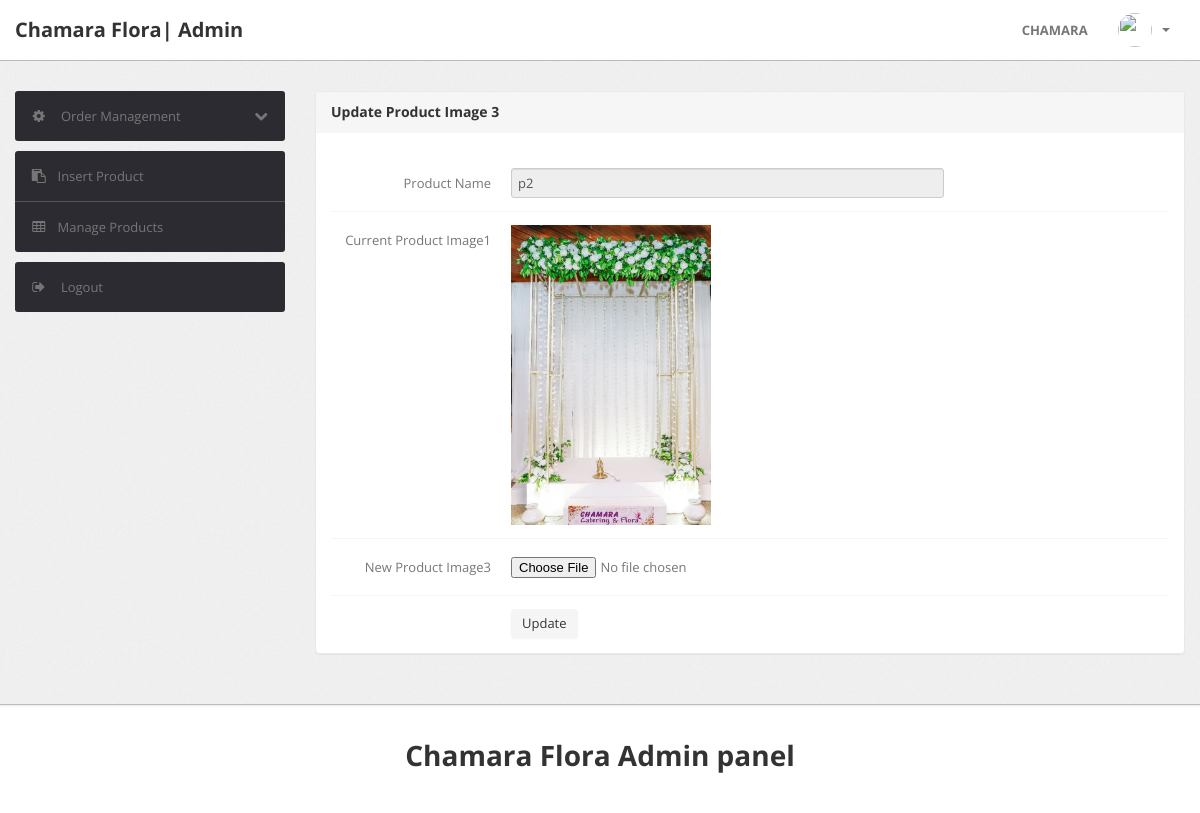
/admin/update-image3.php?id=33 (signed in), run on the app's committed database.
### tables this page shows
CREATE TABLE `products` (
  `id` int(11) NOT NULL,
  `category` int(11) NOT NULL,
  `subCategory` int(11) DEFAULT NULL,
  `productName` varchar(255) DEFAULT NULL,
  `productCompany` varchar(255) DEFAULT NULL,
  `productPrice` int(11) DEFAULT NULL,
  `productPriceBeforeDiscount` int(11) DEFAULT NULL,
  `productDescription` longtext DEFAULT NULL,
  `productImage1` varchar(255) DEFAULT NULL,
  `productImage2` varchar(255) DEFAULT NULL,
  `productImage3` varchar(255) DEFAULT NULL,
  `shippingCharge` int(11) DEFAULT NULL,
  `productAvailability` varchar(255) DEFAULT NULL,
  `postingDate` timestamp NULL DEFAULT current_timestamp(),
  `updationDate` varchar(255) DEFAULT NULL
);

### admin/update-image3.php (the view, shortened to what this page needs)
<?php
include('include/config.php');
if(strlen($_SESSION['alogin'])==0)
	{
header('location:index.php');
}
else{
	$pid=intval($_GET['id']);
?>
<!DOCTYPE html>
<html lang="en">
<head>
	<link type="text/css" href="bootstrap/css/bootstrap.min.css" rel="stylesheet">
	<link type="text/css" href="bootstrap/css/bootstrap-responsive.min.css" rel="stylesheet">
	<link type="text/css" href="css/theme.css" rel="stylesheet">
	<link type="text/css" href="images/icons/css/font-awesome.css" rel="stylesheet">
</head>
<body>
<?php include('include/header.php');?>
	<div class="wrapper">
		<div class="container">
			<div class="row">
<?php include('include/sidebar.php');?>
			<div class="span9">
					<div class="content">
						<div class="module">
							<div class="module-head">
								<h3>Update Product Image 3</h3>
							</div>
							<div class="module-body">
									<br />
			<form class="form-horizontal row-fluid" name="insertproduct" method="post" enctype="multipart/form-data">
<?php
$query=mysqli_query($con,"select productName,productImage3 from products where id='$pid'");
while($row=mysqli_fetch_array($query))
{
?>
<div class="control-group">
<label class="control-label" for="basicinput">Product Name</label>
<div class="controls">
<input type="text"    name="productName"  readonly value="<?php echo htmlentities($row['productName']);?>" class="span8 tip" required>
</div>
</div>
<div class="control-group">
<label class="control-label" for="basicinput">Current Product Image1</label>
<div class="controls">
<img src="productimages/<?php echo htmlentities($pid);?>/<?php echo htmlentities($row['productImage3']);?>" width="200" height="100">
</div>
</div>
<div class="control-group">
<label class="control-label" for="basicinput">New Product Image3</label>
<div class="controls">
<input type="file" name="productimage3" id="productimage3" value="" class="span8 tip" required>
</div>
</div>
<?php } ?>
	<div class="control-group">
											<div class="controls">
												<button type="submit" name="submit" class="btn">Update</button>
											</div>
										</div>
									</form>
							</div>
						</div>
					</div>
				</div>
			</div>
		</div>
	</div>
<?php include('include/footer.php');?>
</body>
<?php } ?>

### admin/css/theme.css (style rules this page uses)
body { font-size: 13px; font-family: 'Open Sans', Arial, sans-serif; background: #fff; color: #777 }
h1, h2, h3, h4, h5, h6 { color: #333; margin-top: 0 }
h3 { font-size: 20px }
.wrapper { background: url(../images/bg.png) #eee; border-bottom: 1px solid #bbb; -webkit-box-shadow: 0 1px 2px rgba(0,0,0,0.1); -moz-box-shadow: 0 1px 2px rgba(0,0,0,0.1); box-shadow: 0 1px 2px rgba(0,0,0,0.1); padding: 30px 0 }
form { margin: 0 }
select, textarea, input[type="text"], input[type="password"], input[type="datetime"], input[type="datetime-local"], input[type="date"], input[type="month"], input[type="time"], input[type="week"], input[type="number"], input[type="email"], input[type="url"], input[type="search"], input[type="tel"], input[type="color"], .uneditable-input, label, input, button, select, textarea { -webkit-border-radius: 3px; -moz-border-radius: 3px; border-radius: 3px; font-size: 13px; font-family: 'Open Sans', Tahoma, Arial, sans-serif }
.module { background: #fff; -webkit-border-radius: 3px; -moz-border-radius: 3px; border-radius: 3px; border: 1px solid #ccc; border-bottom-color: #bbb; -webkit-box-shadow: 0 0 1px rgba(0,0,0,0.2); -moz-box-shadow: 0 0 1px rgba(0,0,0,0.2); box-shadow: 0 0 1px rgba(0,0,0,0.2); margin-bottom: 30px }
.form-horizontal .control-group, .form-vertical .control-group { margin-bottom: 0 }
.form-horizontal .control-group+.control-group, .form-vertical .control-group+.control-group { margin-top: 13px; padding-top: 13px; border-top: 1px solid #f5f5f5 }
.btn, .btn-box { -webkit-border-radius: 3px; -moz-border-radius: 3px; border-radius: 3px }
.btn { font-size: 13px; font-weight: 600 }
.btn { display: inline-block; margin-bottom: 0; font-weight: 400; text-align: center; vertical-align: middle; cursor: pointer; background-image: none; border: 1px solid transparent; white-space: nowrap; padding: 4px 10px; font-size: 13px; line-height: 1.42857; border-radius: 4px; -webkit-user-select: none; -moz-user-select: none; -ms-user-select: none; user-select: none }
.module { box-shadow: 0 0 3px rgba(0,0,0,.1); border-color: #e9e9e9; margin-bottom: 20px; background-color: #fff; border-radius: 4px; -webkit-box-shadow: 0 1px 1px rgba(0,0,0,.05); box-shadow: 0 1px 1px rgba(0,0,0,.05); }
.module-head { color: #767676; background-color: #f6f6f6; border-color: #e9e9e9; padding: 10px 15px; border-bottom: 1px solid transparent; border-top-right-radius: 3px; border-top-left-radius: 3px; }
.module-head h3 { font-size: 14px; line-height: 20px; height: 20px; margin: 0 }
.module-body { padding: 15px }

### data on the page
products: productName "p2", productImage3 (picture)
